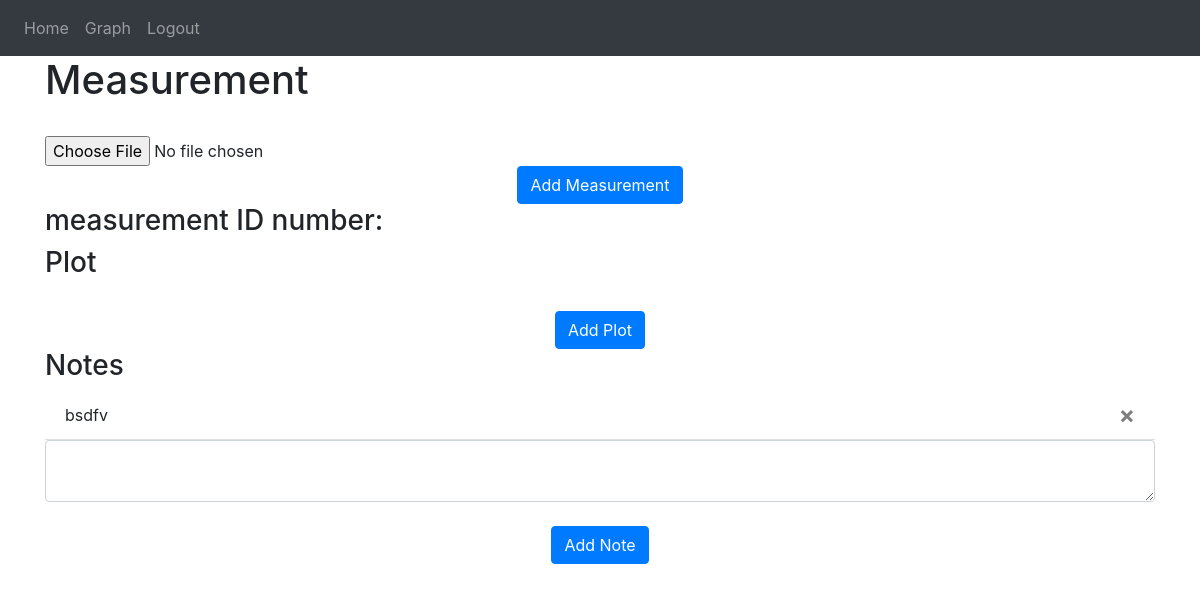
Page / (signed in) on the earlier database version.
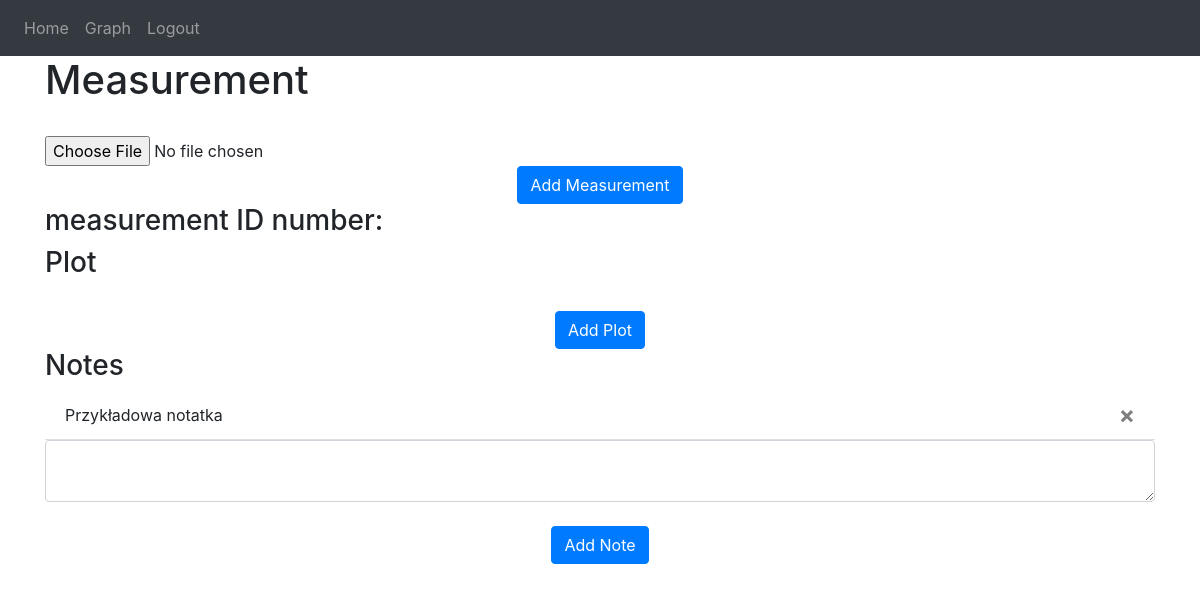
Same page on the later database version.
### website/models.py (models this page shows)
class Note(db.Model):
    id = db.Column(db.Integer, primary_key=True)
    data = db.Column(db.String(10000))
    date = db.Column(db.DateTime(timezone=True), default=func.now())
    user_id = db.Column(db.Integer, db.ForeignKey('user.id')) #relacja jedna do wielu (jeden user i wiele notatek);

### website/views.py (the view, shortened to what this page needs)
@views.route('/', methods=['GET', 'POST'])
@login_required
def home():
    return render_template("home.html", user=current_user)

### website/__init__.py (called while the page is built)
def create_app():
    app = Flask(__name__)
    app.config["SECRET_KEY"] = "hjshjhdjah kjshkjdhjs"
    app.config["SQLALCHEMY_DATABASE_URI"] = "sqlite:///database.db"
    db.init_app(app)
    from .views import views
    from .auth import auth
    app.register_blueprint(views, url_prefix='/')
    app.register_blueprint(auth, url_prefix='/')
    from .models import User, Note, Measurement, Plot # importujemy, zeby zdefiniowa te klasy opisane w models.py
    with app.app_context():
        db.create_all()
    login_manager = LoginManager()
    login_manager.login_view = 'auth.login'
    login_manager.init_app(app)
    @login_manager.user_loader
    def load_user(id):
        return User.query.get(int(id))
    return app

### website/templates/home.html (shortened to what this page needs)
{% extends "base.html" %} {% block title %}Home{% endblock %} {% block content
    %}
    <h1>Measurement</h1>
    <form method="POST" enctype="multipart/form-data">
      <br />
      <input type="file" id="file" name="file"><br />
      <div align="center">
      <button type="submit" class="btn btn-primary">Add Measurement</button>
      </div>
    </form>
    <h3>measurement ID number: </h3>
    <h3>Plot</h3>
    <form method="POST">
      <br />
      <div align="center">
        <button type="submit" class="btn btn-primary">Add Plot</button>
      </div>
    </form>
    <h3>Notes</h3>
    <ul class="list-group list-group-flush" id="notes">
      {% for note in user.notes %}
      <li class="list-group-item">
        {{ note.data }}
        <button type="button" class="close" onClick="deleteNote({{ note.id }})">
          <span aria-hidden="true">&times;</span>
        </button>
      </li>
      {% endfor %}
    </ul>
    <form method="POST">
      <textarea name="note" id="note" class="form-control"></textarea>
      <br />
      <div align="center">
        <button type="submit" class="btn btn-primary">Add Note</button>
      </div>
    </form>
    {% endblock %}

### website/templates/base.html (shortened to what this page needs)
<!DOCTYPE html>
<html>
    <head>
        <link
            rel="stylesheet"
            href="https://stackpath.bootstrapcdn.com/bootstrap/4.4.1/css/bootstrap.min.css"
        />
        <link
            rel="stylesheet"
            href="https://stackpath.bootstrapcdn.com/font-awesome/4.7.0/css/font-awesome.min.css"
        />
    </head>
    <body>
        <nav class="navbar navbar-expand-lg navbar-dark bg-dark">
            <div class="collapse navbar-collapse" id="navbar">
                <div class="navbar-nav">
                    {% if user.is_authenticated %}
                    <a class="nav-item nav-link" id="home" href="/">Home</a>
                    <a class="nav-item nav-link" id="graph" href="/graph">Graph</a>
                    <a class="nav-item nav-link" id="logout" href="/logout">Logout</a>
                    {% else %}
                    <a class="nav-item nav-link" id="login" href="/login">Login</a>
                    <a class="nav-item nav-link" id="signUp" href="/sign-up">Sign Up</a>
                    {% endif %}
                </div>
            </div>
        </nav>
        <div class="container">
        {% block content %}
        {% endblock %}
        </div>
  </body>
</html>

Differences in the rows shown:
removed Note: data "bsdfv"
added Note: data "Przykładowa notatka"
